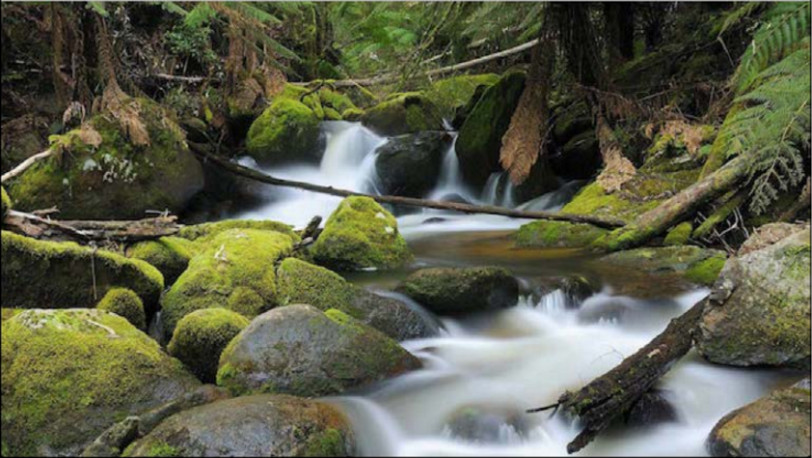
#> input picture python3_libraries/opencv/opencv3by_example/Chapter01/images/input.jpg, 812 x 458 px, found by its file name
$ python 04_embossing.py
#> lines starting #> are read from the running program, lines starting #| are printed output that depends on the picture
import cv2
import numpy as np

img_emboss_input = cv2.imread('images/input.jpg')
#> img_emboss_input is the input picture: shape (458, 812, 3); mean B, G, R 72.5, 93.3, 91.1

# generating the kernels
kernel_emboss_1 = np.array([[0,-1,-1],
                            [1,0,-1],
                            [1,1,0]])
kernel_emboss_2 = np.array([[-1,-1,0],
                            [-1,0,1],
                            [0,1,1]])
kernel_emboss_3 = np.array([[1,0,0],
                            [0,0,0],
                            [0,0,-1]])

# converting the image to grayscale
gray_img = cv2.cvtColor(img_emboss_input,cv2.COLOR_BGR2GRAY)
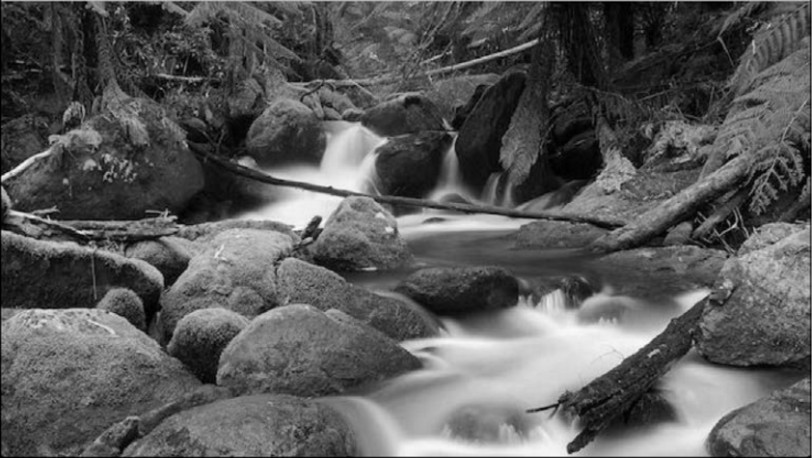
#> gray_img: shape (458, 812); min 0, max 253, mean 90.3

# applying the kernels to the grayscale image and adding the offset to produce the shadow
output_1 = cv2.filter2D(gray_img, -1, kernel_emboss_1) + 128
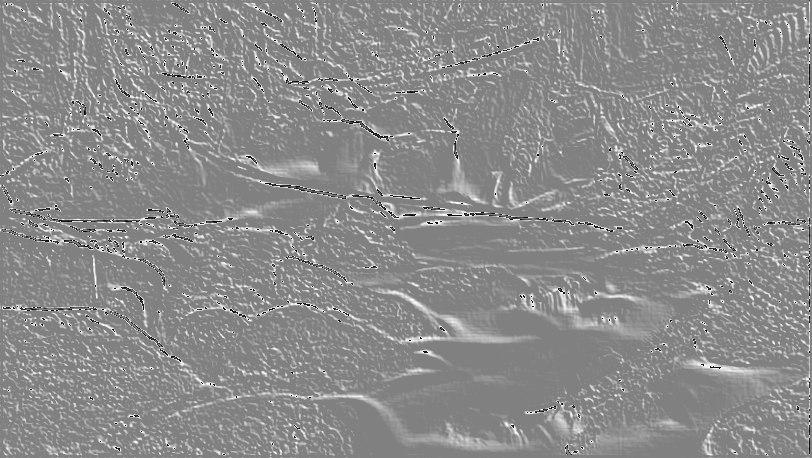
#> output_1: shape (458, 812); min 0, max 255, mean 139.8
output_2 = cv2.filter2D(gray_img, -1, kernel_emboss_2) + 128
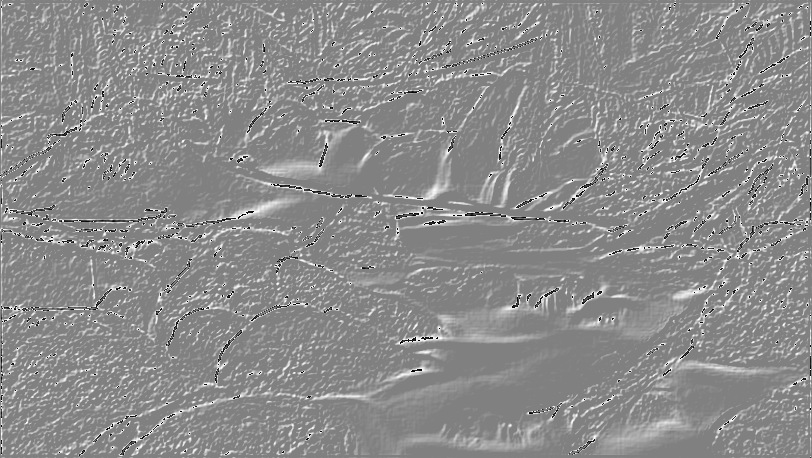
#> output_2: shape (458, 812); min 0, max 255, mean 140.2
output_3 = cv2.filter2D(gray_img, -1, kernel_emboss_3) + 128
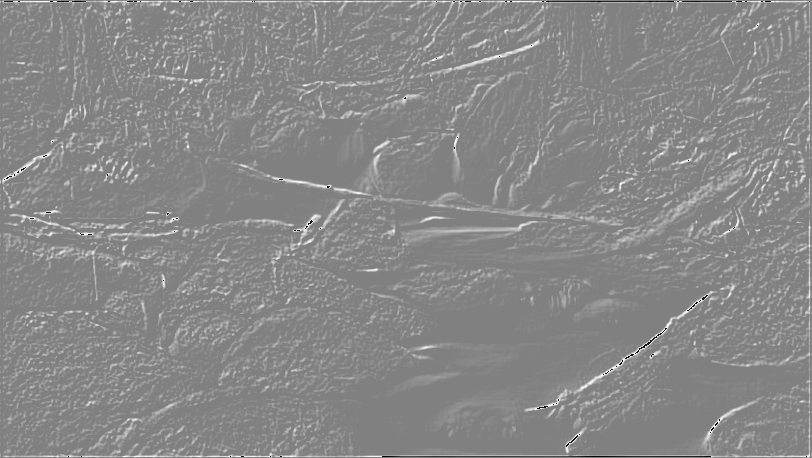
#> output_3: shape (458, 812); min 0, max 255, mean 135.9

cv2.imshow('Input', img_emboss_input)
cv2.imshow('Embossing - South West', output_1)
cv2.imshow('Embossing - South East', output_2)
cv2.imshow('Embossing - North West', output_3)
cv2.waitKey(0)
